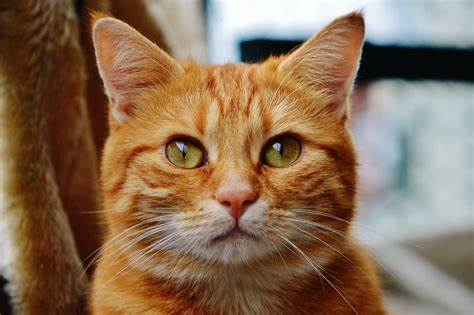
#> input picture Images/cat.jpeg, 474 x 315 px
$ python edgeDetection.py
#> lines starting #> are read from the running program, lines starting #| are printed output that depends on the picture; after the words box and inside, x2 and y2 are one past the last pixel; in counts of white or black regions, pixels touching at a corner belong together
import cv2 as cv
import numpy as np
img = cv.imread('Images/cat.jpeg')
#> img is the input picture: shape (315, 474, 3); mean B, G, R 85.7, 110.3, 137.7

gray = cv.cvtColor(img, cv.COLOR_BGR2GRAY)
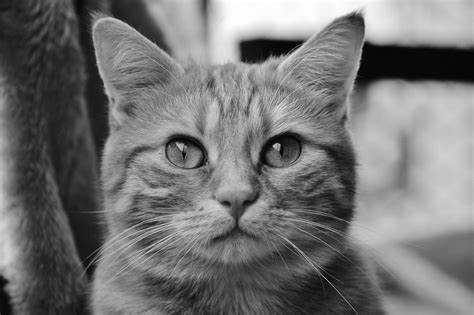
#> gray: shape (315, 474); min 0, max 255, mean 115.7

# laplacian
lap = cv.Laplacian(gray, cv.CV_64F)
# parameters are source image, data type of the output image
# cv.CV_64F is the data type of the output image which decides the range of the output image
lap = np.uint8(np.absolute(lap))
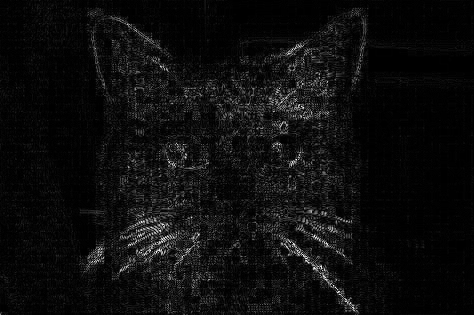
#> lap: shape (315, 474); min 0, max 254, mean 13.4


cv.imshow('Laplacian', lap)

# sobel
sobelx = cv.Sobel(gray, cv.CV_64F, 1, 0)
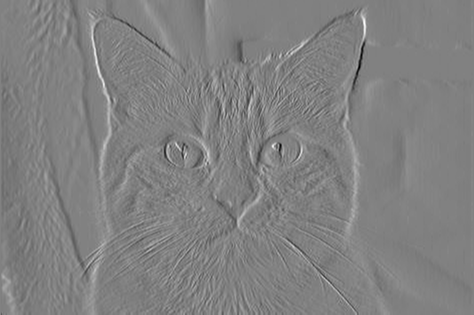
#> sobelx: shape (315, 474) float64; min -660, max 643, mean 0.4; drawn with min black and max white
sobely = cv.Sobel(gray, cv.CV_64F, 0, 1)
# parameters are source image, data type of the output image, x order, y order
# x order is the order of the derivative of x
# y order is the order of the derivative of y
# if x order is 1 then it means we are calculating the first derivative of x
# if y order is 0 then it means we are calculating the zeroth derivative of y
# if x order is 2 then it means we are calculating the second derivative of x
# if y order is 1 then it means we are calculating the first derivative of y
# if x order is 0 then it means we are calculating the zeroth derivative of x
# if y order is 2 then it means we are calculating the second derivative of y
# if x order is 1 and y order is 1 then it means we are calculating the first derivative of x and first derivative of y
# if x order is 2 and y order is 2 then it means we are calculating the second derivative of x and second derivative of y

cv.imshow('Sobel X', sobelx)
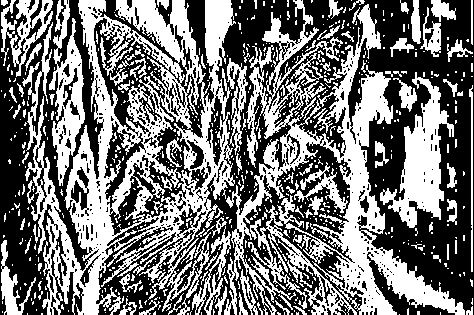
#> window 'Sobel X': shape (315, 474); 46% white; 629 white regions (525 under 20 px), largest, box (x1, y1, x2, y2) and area: (22, 0, 236, 315) 26235, (224, 0, 465, 315) 20964, (380, 72, 454, 228) 4415
cv.imshow('Sobel Y', sobely)
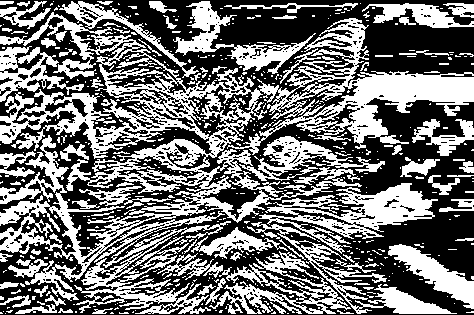
#> window 'Sobel Y': shape (315, 474); 44.7% white; 549 white regions (453 under 20 px), largest, box (x1, y1, x2, y2) and area: (0, 12, 474, 314) 34957, (259, 183, 438, 254) 4295, (209, 251, 351, 314) 2886
combined_sobel = cv.bitwise_or(sobelx, sobely)
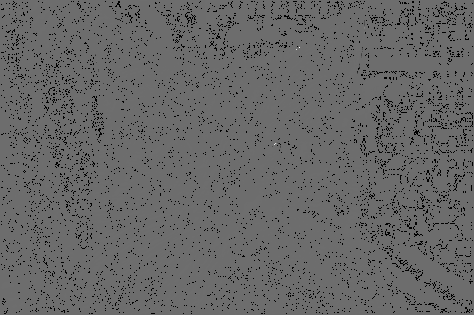
#> combined_sobel: shape (315, 474) float64; 5.47% of the values are NaN or infinite; the others: min -73600, max 97152, mean -83.35; drawn with min black, max white, NaN and infinite black
cv.imshow('Combined Sobel', combined_sobel)
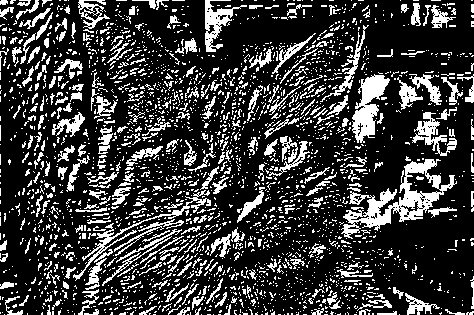
#> window 'Combined Sobel': shape (315, 474); 23% white; 2585 white regions (2260 under 20 px), largest, box (x1, y1, x2, y2) and area: (341, 159, 457, 239) 2585, (352, 74, 390, 143) 1268, (73, 190, 211, 281) 824
cv.waitKey(0)

$ run again, with Images/th.jpeg copied over Images/cat.jpeg
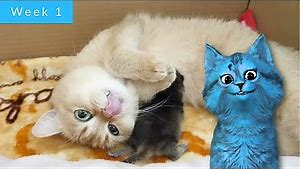
#> input picture Images/th.jpeg, 301 x 169 px
#> img is the input picture: shape (169, 301, 3); mean B, G, R 134.2, 148.3, 148.7
#> `cv.imshow('Sobel X', sobelx)`:
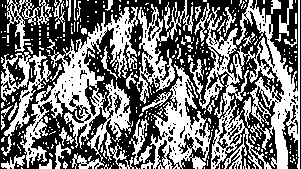
#> window 'Sobel X': shape (169, 301); 45.9% white; 363 white regions (308 under 20 px), largest, box (x1, y1, x2, y2) and area: (189, 0, 300, 169) 6785, (20, 7, 138, 168) 5584, (141, 64, 212, 169) 2635
#> `cv.imshow('Combined Sobel', combined_sobel)`:
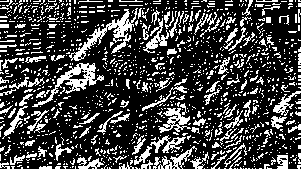
#> window 'Combined Sobel': shape (169, 301); 26% white in thin lines or dots
